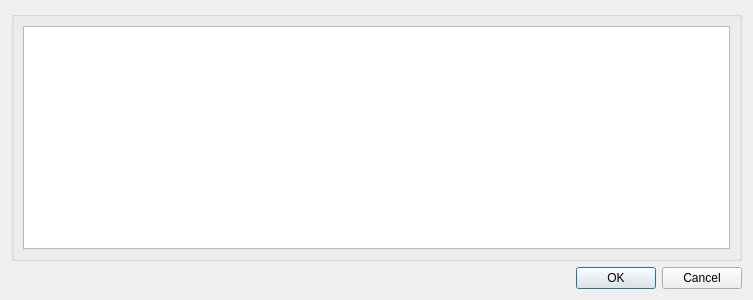
<?xml version="1.0" encoding="UTF-8"?>
<ui version="4.0">
 <class>SearchResultsDlg</class>
 <widget class="QDialog" name="SearchResultsDlg">
  <property name="geometry">
   <rect>
    <x>0</x>
    <y>0</y>
    <width>753</width>
    <height>300</height>
   </rect>
  </property>
  <property name="windowTitle">
   <string>Search Results</string>
  </property>
  <layout class="QVBoxLayout" name="verticalLayout">
   <item>
    <widget class="QGroupBox" name="groupBox">
     <property name="title">
      <string/>
     </property>
     <layout class="QVBoxLayout" name="verticalLayout_2">
      <item>
       <widget class="QTableWidget" name="tableWidget"/>
      </item>
     </layout>
    </widget>
   </item>
   <item>
    <widget class="QDialogButtonBox" name="buttonBox">
     <property name="orientation">
      <enum>Qt::Horizontal</enum>
     </property>
     <property name="standardButtons">
      <set>QDialogButtonBox::Cancel|QDialogButtonBox::Ok</set>
     </property>
    </widget>
   </item>
  </layout>
 </widget>
 <resources/>
 <connections>
  <connection>
   <sender>buttonBox</sender>
   <signal>accepted()</signal>
   <receiver>SearchResultsDlg</receiver>
   <slot>accept()</slot>
   <hints>
    <hint type="sourcelabel">
     <x>248</x>
     <y>254</y>
    </hint>
    <hint type="destinationlabel">
     <x>157</x>
     <y>274</y>
    </hint>
   </hints>
  </connection>
  <connection>
   <sender>buttonBox</sender>
   <signal>rejected()</signal>
   <receiver>SearchResultsDlg</receiver>
   <slot>reject()</slot>
   <hints>
    <hint type="sourcelabel">
     <x>316</x>
     <y>260</y>
    </hint>
    <hint type="destinationlabel">
     <x>286</x>
     <y>274</y>
    </hint>
   </hints>
  </connection>
 </connections>
</ui>
